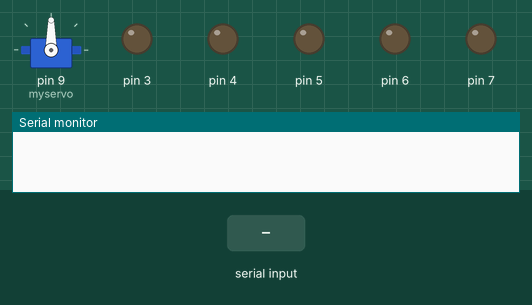
Bench run of a sketch on a simulated Arduino Uno, built with avr-gcc and run on an emulated ATmega328P. On the bench: servo, output pins drawn as LEDs (lit = HIGH), the last lines printed to the serial monitor. The test bench sets the inputs (shaded band).

Above: at 1.2 s.
1.3 s: "90,45\n" received over Serial
At 2.5 s:
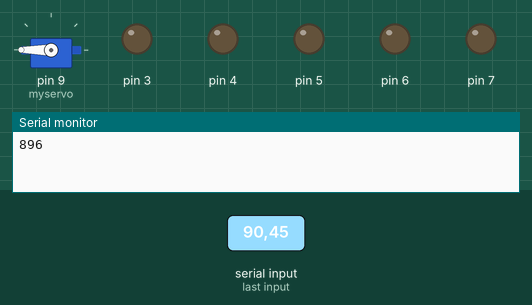
2.8 s: "30,150\n" received over Serial
At 3.9 s:
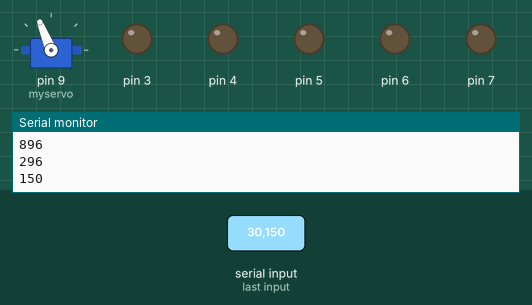
4.3 s: "101\n" received over Serial
At 4.9 s:
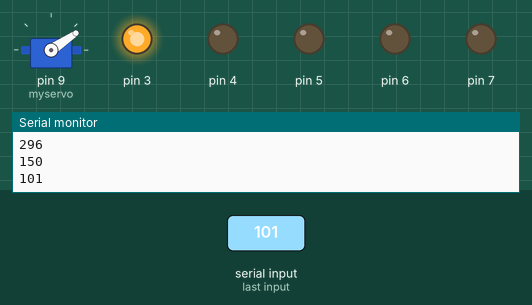
5.8 s: "102\n" received over Serial
At 7.0 s:
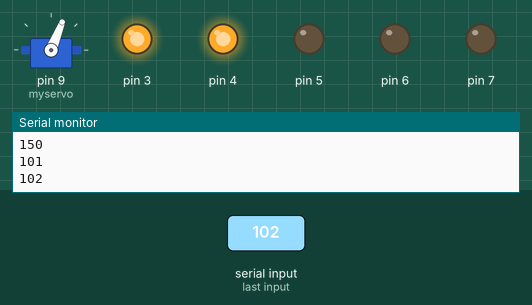
7.3 s: "103\n" received over Serial
At 8.4 s:
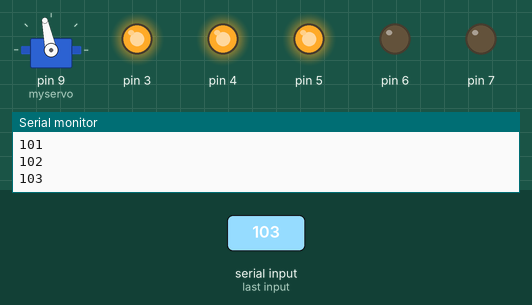
8.8 s: "104\n" received over Serial
At 9.5 s:
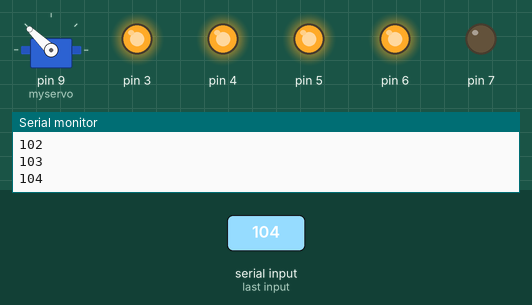
Timing chart, 0 to 11.3 s (numbered marks = the images above; inputs shaded):
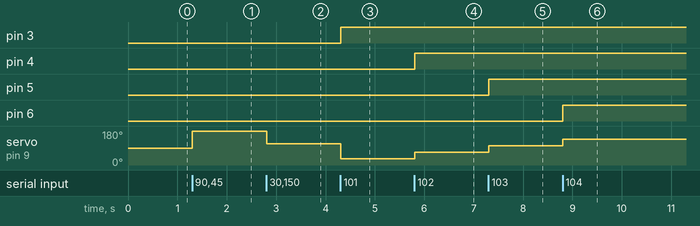

Measured:
- after the input at 1.3 s, servo on pin 9 (myservo): 90° → 180° at once
- after the input at 2.8 s, servo on pin 9 (myservo): 180° → 112° at once
- after the input at 4.3 s, pin 3: LOW → HIGH at once; servo on pin 9 (myservo): 112° → 34° at once
- after the input at 5.8 s, pin 4: LOW → HIGH at once; servo on pin 9 (myservo): 34° → 68° at once
- after the input at 7.3 s, pin 5: LOW → HIGH at once; servo on pin 9 (myservo): 68° → 102° at once
- after the input at 8.8 s, pin 6: LOW → HIGH at once; servo on pin 9 (myservo): 102° → 136° at once

The sketch:

gi.ino
```cpp
#include "Servo.h"
int incomingByte = 0;
int num;
Servo myservo;
int pos = 0;
void setup() {
  // put your setup code here, to run once:
  Serial.begin(9600);
  myservo.attach(9);
  pinMode(3,OUTPUT);
  pinMode(4,OUTPUT);
  pinMode(5,OUTPUT);
  pinMode(6,OUTPUT);
  pinMode(7,OUTPUT);
}
void loop() {
  // put your main code here, to run repeatedly:
 char sdata[3];
 if (Serial.available()>0){
  incomingByte = Serial.readBytes(sdata,3);
  int d1 = sdata[0]-'0';
  int d2 = sdata[1]-'0';
  int d3 = sdata[2]-'0';


  if(d3!=-38){
  int num = d1*100  +  d2*10  +  d3;
  if (num>0){
  Serial.println(num);
  pos = map(num,100,105,0,170);
  myservo.write(pos);
    if(num==101){        // switch case can be used
      digitalWrite(3,1);
      digitalWrite(4,0);
      digitalWrite(5,0);
      digitalWrite(6,0);
      digitalWrite(7,0);
    }
    else if(num==102){
      digitalWrite(3,1);
      digitalWrite(4,1);
      digitalWrite(5,0);
      digitalWrite(6,0);
      digitalWrite(7,0);
    }
    else if(num==103){
      digitalWrite(3,1);
      digitalWrite(4,1);
      digitalWrite(5,1);
      digitalWrite(6,0);
      digitalWrite(7,0);
    }
    else if(num==104){
      digitalWrite(3,1);
      digitalWrite(4,1);
      digitalWrite(5,1);
      digitalWrite(6,1);
      digitalWrite(7,0);
    }
    else if(num==105){
      digitalWrite(3,1);
      digitalWrite(4,1);
      digitalWrite(5,1);
      digitalWrite(6,1);
      digitalWrite(7,1);
    }
   else{
      digitalWrite(3,0);
      digitalWrite(4,0);
      digitalWrite(5,0);
      digitalWrite(6,0);
      digitalWrite(7,0);
   }
  }
  }
 }
}
```
